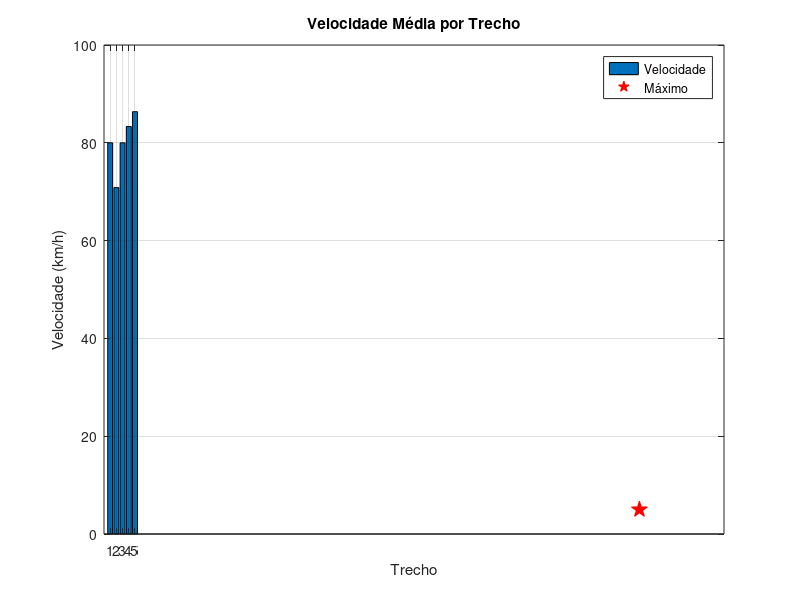

This figure's MATLAB source:
%% Velocidade Média por Trecho
% Aplicação: Logística / transporte
% Objectivo: Calcular a velocidade média e identificar o trecho mais rápido.

distancias_km = [120; 85; 200; 150; 95];
tempos_h      = [1.5;  1.2; 2.5;  1.8; 1.1];

velocidade = distancias_km ./ tempos_h;

[idx_max, v_max] = max(velocidade);
fprintf('Trecho mais rápido: trecho %d com %.1f km/h\n', idx_max, v_max);

figure;
bar(velocidade);
hold on;
plot(idx_max, v_max, 'rp', 'MarkerSize', 12, 'MarkerFaceColor', 'r');
xlabel('Trecho');
ylabel('Velocidade (km/h)');
title('Velocidade Média por Trecho');
legend('Velocidade', 'Máximo');
grid on;   
